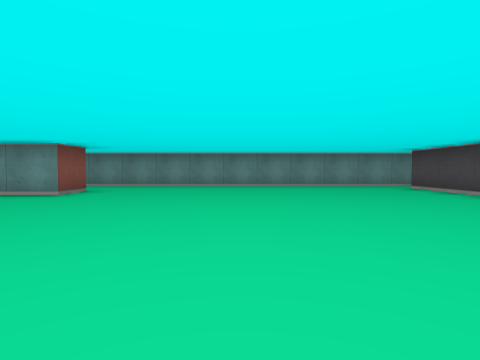
view 1 (above)

16 first-person views from a walk through a cub3D ray-caster map. The camera is about half as high as the walls, tilts 2° down and sees 80° across. The floor is counted in squares. Each view is taken from the middle of a square. On the plan, view 1 faces up. The plan holds only what a view shows up to about 9 squares ahead; the rest is blank.

view 2
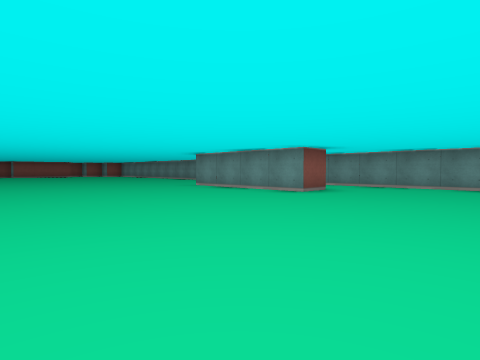

view 3
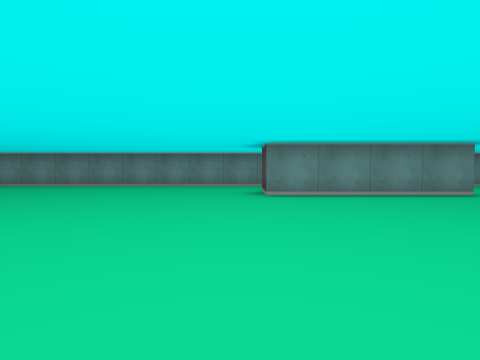

view 4
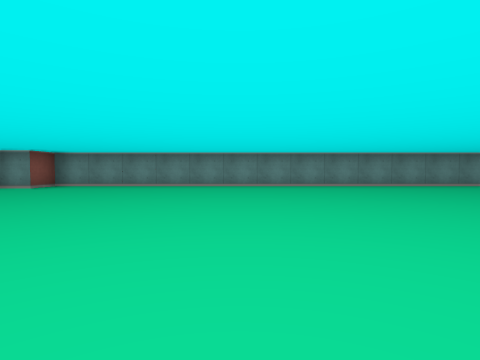

view 5
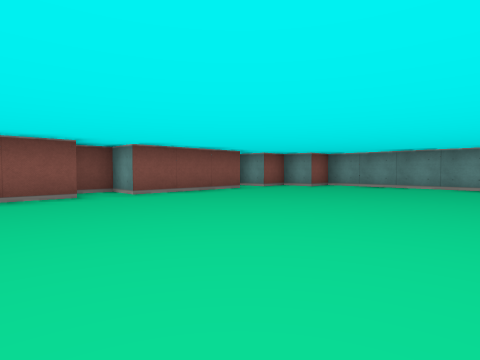

view 6
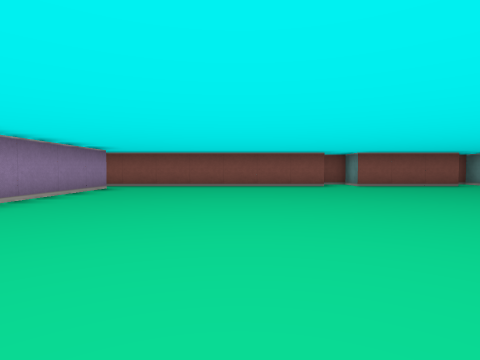

view 7
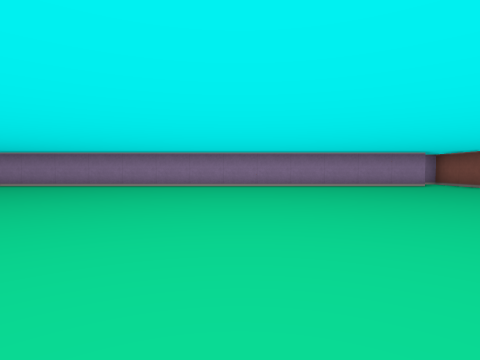

view 8
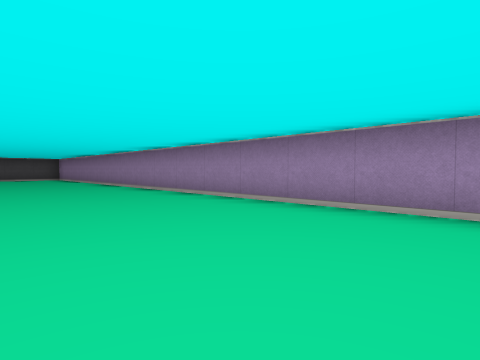

view 9
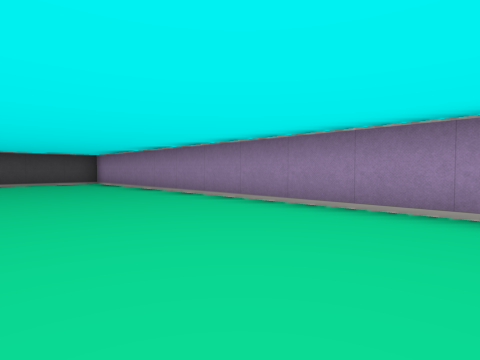

view 10
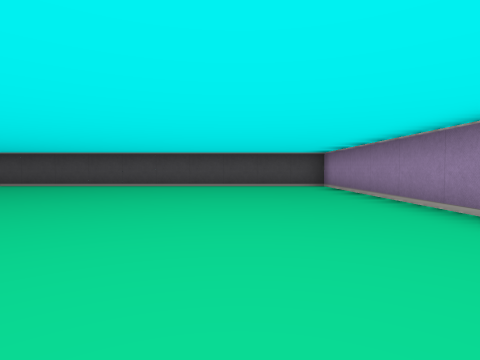

view 11
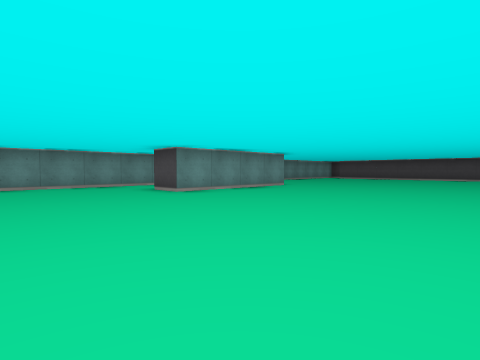

view 12
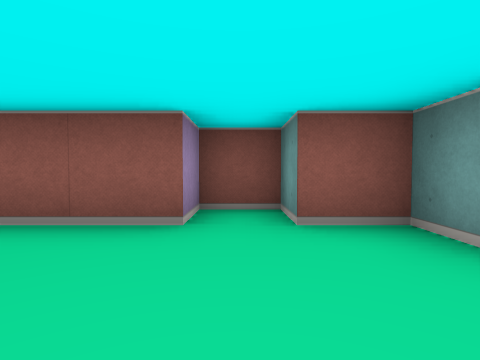

view 13
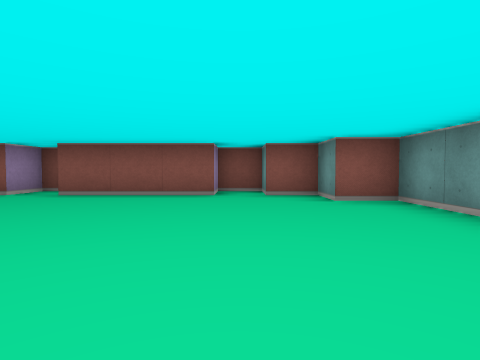

view 14
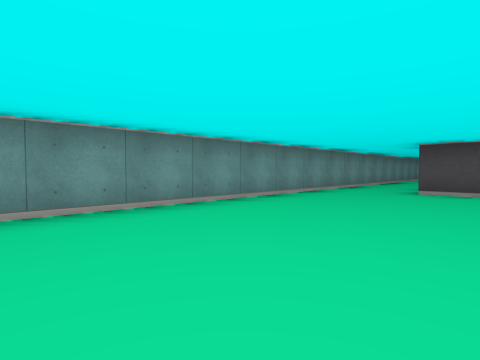

view 15
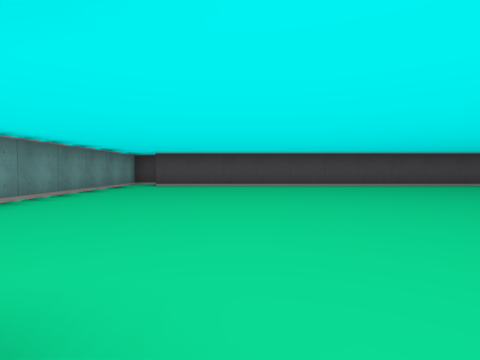

view 16
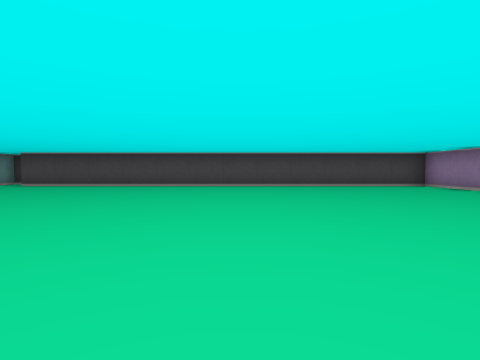

### Floor plan
Points are (right, up) in squares from view 1. A wall is a line through its corners. A room is listed if a view was taken in it or the views show most of it. See-through windows are left out.
Room 1 (views 1, 2, 3, 4, 5, 6, 7, 8, 9, 10, 11, 12, 13, 14, 15, 16)
walls: (-3.5, 6.5) (-3.5, 5.5) (-7.5, 5.5) (-7.5, 6.5); (-20.6, -4.5) (4.5, -4.5) (4.5, 7.5); (5.1, 8.5) (-20.5, 8.5) (-20.5, 7.5) (-21.5, 7.5) (-21.5, 6.5) (-22.5, 6.5) (-22.5, 5.5) (-21.5, 5.5) (-21.5, 2.5) (-22.5, 2.5) (-22.5, 1.5) (-21.5, 1.5) (-21.5, -5)

Where each view was taken, in squares from view 1:
view 1: 0 up, 0 right, facing up
view 2: 0 up, 0 right, facing up-left
view 3: 0 up, 8 left, facing up
view 4: 0 up, 15 left, facing up
view 5: 0 up, 16 left, facing up-left
view 6: 1 down, 13 left, facing left
view 7: 4 up, 15 left, facing down
view 8: 1 down, 11 left, facing down-right
view 9: 1 down, 6 left, facing down-right
view 10: 2 down, 4 left, facing right
view 11: 0 up, 11 left, facing up-right
view 12: 6 up, 19 left, facing left
view 13: 6 up, 16 left, facing left
view 14: 5 up, 14 left, facing up-right
view 15: 5 up, 4 left, facing right
view 16: 1 up, 4 left, facing right
